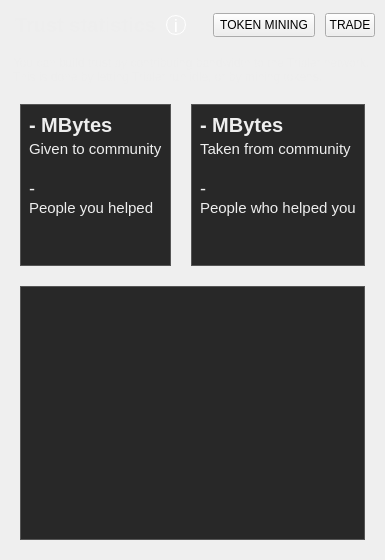
        <widget class="TrustPage" name="trust_page">
         <property name="styleSheet">
          <string notr="true">QLabel { color: #eee; }</string>
         </property>
         <layout class="QVBoxLayout" name="verticalLayout">
          <property name="spacing">
           <number>0</number>
          </property>
          <property name="leftMargin">
           <number>0</number>
          </property>
          <property name="topMargin">
           <number>0</number>
          </property>
          <property name="rightMargin">
           <number>0</number>
          </property>
          <property name="bottomMargin">
           <number>0</number>
          </property>
          <item>
           <widget class="QWidget" name="trust_statistics_header" native="true">
            <layout class="QHBoxLayout" name="horizontalLayout_13">
             <property name="spacing">
              <number>0</number>
             </property>
             <property name="leftMargin">
              <number>0</number>
             </property>
             <property name="topMargin">
              <number>0</number>
             </property>
             <property name="rightMargin">
              <number>0</number>
             </property>
             <property name="bottomMargin">
              <number>0</number>
             </property>
             <item>
              <widget class="QLabel" name="subscribed_channels_header_label">
               <property name="sizePolicy">
                <sizepolicy hsizetype="Preferred" vsizetype="Fixed">
                 <horstretch>0</horstretch>
                 <verstretch>0</verstretch>
                </sizepolicy>
               </property>
               <property name="minimumSize">
                <size>
                 <width>0</width>
                 <height>50</height>
                </size>
               </property>
               <property name="maximumSize">
                <size>
                 <width>16777215</width>
                 <height>50</height>
                </size>
               </property>
               <property name="styleSheet">
                <string notr="true">color: #eee;
                                            background-color: transparent;
                                            font-size: 20px;
                                            font-weight: bold;
                                            margin: 10px;
margin-right: 4px;
margin-top: 9px;</string>
               </property>
               <property name="text">
                <string>Trust statistics</string>
               </property>
              </widget>
             </item>
             <item>
              <widget class="QToolButton" name="trust_explain_button">
               <property name="minimumSize">
                <size>
                 <width>20</width>
                 <height>20</height>
                </size>
               </property>
               <property name="maximumSize">
                <size>
                 <width>20</width>
                 <height>20</height>
                </size>
               </property>
               <property name="font">
                <font>
                 <pointsize>14</pointsize>
                </font>
               </property>
               <property name="cursor">
                <cursorShape>PointingHandCursor</cursorShape>
               </property>
               <property name="styleSheet">
                <string notr="true">border: 1px solid white;
color: white;
border-radius: 10px;
</string>
               </property>
               <property name="text">
                <string>i</string>
               </property>
              </widget>
             </item>
             <item>
              <spacer name="horizontalSpacer_69">
               <property name="orientation">
                <enum>Qt::Horizontal</enum>
               </property>
               <property name="sizeType">
                <enum>QSizePolicy::Expanding</enum>
               </property>
               <property name="sizeHint" stdset="0">
                <size>
                 <width>10</width>
                 <height>20</height>
                </size>
               </property>
              </spacer>
             </item>
             <item>
              <widget class="EllipseButton" name="mine_button">
               <property name="minimumSize">
                <size>
                 <width>80</width>
                 <height>24</height>
                </size>
               </property>
               <property name="maximumSize">
                <size>
                 <width>150</width>
                 <height>24</height>
                </size>
               </property>
               <property name="cursor">
                <cursorShape>PointingHandCursor</cursorShape>
               </property>
               <property name="text">
                <string>TOKEN MINING</string>
               </property>
              </widget>
             </item>
             <item>
              <spacer name="horizontalSpacer_91">
               <property name="orientation">
                <enum>Qt::Horizontal</enum>
               </property>
               <property name="sizeType">
                <enum>QSizePolicy::Fixed</enum>
               </property>
               <property name="sizeHint" stdset="0">
                <size>
                 <width>10</width>
                 <height>20</height>
                </size>
               </property>
              </spacer>
             </item>
             <item>
              <widget class="EllipseButton" name="trade_button">
               <property name="minimumSize">
                <size>
                 <width>50</width>
                 <height>24</height>
                </size>
               </property>
               <property name="maximumSize">
                <size>
                 <width>50</width>
                 <height>24</height>
                </size>
               </property>
               <property name="cursor">
                <cursorShape>PointingHandCursor</cursorShape>
               </property>
               <property name="text">
                <string>TRADE</string>
               </property>
              </widget>
             </item>
             <item>
              <spacer name="horizontalSpacer_20">
               <property name="orientation">
                <enum>Qt::Horizontal</enum>
               </property>
               <property name="sizeType">
                <enum>QSizePolicy::Fixed</enum>
               </property>
               <property name="sizeHint" stdset="0">
                <size>
                 <width>10</width>
                 <height>20</height>
                </size>
               </property>
              </spacer>
             </item>
            </layout>
           </widget>
          </item>
          <item>
           <spacer name="verticalSpacer_16">
            <property name="orientation">
             <enum>Qt::Vertical</enum>
            </property>
            <property name="sizeType">
             <enum>QSizePolicy::Fixed</enum>
            </property>
            <property name="sizeHint" stdset="0">
             <size>
              <width>20</width>
              <height>6</height>
             </size>
            </property>
           </spacer>
          </item>
          <item>
           <widget class="QLabel" name="trust_explanation_label">
            <property name="styleSheet">
             <string notr="true">padding-left: 10px; padding-right: 10px;</string>
            </property>
            <property name="text">
             <string>You can build trust by contributing bandwidth to the Tribler network. This is done by letting Tribler run idle, or by mining tokens.</string>
            </property>
            <property name="wordWrap">
             <bool>true</bool>
            </property>
           </widget>
          </item>
          <item>
           <widget class="QWidget" name="trust_top_container" native="true">
            <property name="sizePolicy">
             <sizepolicy hsizetype="Preferred" vsizetype="Expanding">
              <horstretch>0</horstretch>
              <verstretch>0</verstretch>
             </sizepolicy>
            </property>
            <property name="styleSheet">
             <string notr="true"/>
            </property>
            <layout class="QHBoxLayout" name="horizontalLayout_39">
             <property name="spacing">
              <number>20</number>
             </property>
             <property name="leftMargin">
              <number>20</number>
             </property>
             <property name="topMargin">
              <number>20</number>
             </property>
             <property name="rightMargin">
              <number>20</number>
             </property>
             <property name="bottomMargin">
              <number>20</number>
             </property>
             <item>
              <widget class="QWidget" name="trust_general_stats_box" native="true">
               <property name="styleSheet">
                <string notr="true">QWidget { 
background-color: #282828; border: 1px solid #555;
}
QLabel {
border: none;
}</string>
               </property>
               <layout class="QVBoxLayout" name="verticalLayout_10">
                <property name="spacing">
                 <number>0</number>
                </property>
                <item>
                 <widget class="QLabel" name="trust_contribution_amount_label">
                  <property name="styleSheet">
                   <string notr="true">font-size: 20px; font-weight: bold;</string>
                  </property>
                  <property name="text">
                   <string>- MBytes</string>
                  </property>
                 </widget>
                </item>
                <item>
                 <spacer name="verticalSpacer_19">
                  <property name="orientation">
                   <enum>Qt::Vertical</enum>
                  </property>
                  <property name="sizeType">
                   <enum>QSizePolicy::Minimum</enum>
                  </property>
                  <property name="sizeHint" stdset="0">
                   <size>
                    <width>20</width>
                    <height>3</height>
                   </size>
                  </property>
                 </spacer>
                </item>
                <item>
                 <widget class="QLabel" name="label_48">
                  <property name="styleSheet">
                   <string notr="true">font-size: 15px;</string>
                  </property>
                  <property name="text">
                   <string>Given to community</string>
                  </property>
                 </widget>
                </item>
                <item>
                 <spacer name="verticalSpacer_18">
                  <property name="orientation">
                   <enum>Qt::Vertical</enum>
                  </property>
                  <property name="sizeType">
                   <enum>QSizePolicy::Minimum</enum>
                  </property>
                  <property name="sizeHint" stdset="0">
                   <size>
                    <width>20</width>
                    <height>20</height>
                   </size>
                  </property>
                 </spacer>
                </item>
                <item>
                 <widget class="QLabel" name="trust_people_helped_label">
                  <property name="styleSheet">
                   <string notr="true">font-size: 18px;</string>
                  </property>
                  <property name="text">
                   <string>-</string>
                  </property>
                 </widget>
                </item>
                <item>
                 <widget class="QLabel" name="label_49">
                  <property name="styleSheet">
                   <string notr="true">font-size: 15px;</string>
                  </property>
                  <property name="text">
                   <string>People you helped</string>
                  </property>
                 </widget>
                </item>
                <item>
                 <spacer name="verticalSpacer_15">
                  <property name="orientation">
                   <enum>Qt::Vertical</enum>
                  </property>
                  <property name="sizeHint" stdset="0">
                   <size>
                    <width>20</width>
                    <height>40</height>
                   </size>
                  </property>
                 </spacer>
                </item>
               </layout>
              </widget>
             </item>
             <item>
              <widget class="QWidget" name="trust_interactions_stats_box" native="true">
               <property name="styleSheet">
                <string notr="true">QWidget { 
background-color: #282828; border: 1px solid #555;
}
QLabel {
border: none;
}</string>
               </property>
               <layout class="QVBoxLayout" name="verticalLayout_12">
                <property name="spacing">
                 <number>0</number>
                </property>
                <item>
                 <widget class="QLabel" name="trust_consumption_amount_label">
                  <property name="styleSheet">
                   <string notr="true">font-size: 20px; font-weight: bold;</string>
                  </property>
                  <property name="text">
                   <string>- MBytes</string>
                  </property>
                 </widget>
                </item>
                <item>
                 <spacer name="verticalSpacer_21">
                  <property name="orientation">
                   <enum>Qt::Vertical</enum>
                  </property>
                  <property name="sizeType">
                   <enum>QSizePolicy::Fixed</enum>
                  </property>
                  <property name="sizeHint" stdset="0">
                   <size>
                    <width>20</width>
                    <height>3</height>
                   </size>
                  </property>
                 </spacer>
                </item>
                <item>
                 <widget class="QLabel" name="label_50">
                  <property name="styleSheet">
                   <string notr="true">font-size: 15px;</string>
                  </property>
                  <property name="text">
                   <string>Taken from community</string>
                  </property>
                 </widget>
                </item>
                <item>
                 <spacer name="verticalSpacer_20">
                  <property name="orientation">
                   <enum>Qt::Vertical</enum>
                  </property>
                  <property name="sizeType">
                   <enum>QSizePolicy::Fixed</enum>
                  </property>
                  <property name="sizeHint" stdset="0">
                   <size>
                    <width>20</width>
                    <height>20</height>
                   </size>
                  </property>
                 </spacer>
                </item>
                <item>
                 <widget class="QLabel" name="trust_people_helped_you_label">
                  <property name="styleSheet">
                   <string notr="true">font-size: 18px;</string>
                  </property>
                  <property name="text">
                   <string>-</string>
                  </property>
                 </widget>
                </item>
                <item>
                 <widget class="QLabel" name="label_52">
                  <property name="styleSheet">
                   <string notr="true">font-size: 15px;</string>
                  </property>
                  <property name="text">
                   <string>People who helped you</string>
                  </property>
                 </widget>
                </item>
                <item>
                 <spacer name="verticalSpacer_17">
                  <property name="orientation">
                   <enum>Qt::Vertical</enum>
                  </property>
                  <property name="sizeHint" stdset="0">
                   <size>
                    <width>20</width>
                    <height>40</height>
                   </size>
                  </property>
                 </spacer>
                </item>
               </layout>
              </widget>
             </item>
            </layout>
           </widget>
          </item>
          <item>
           <widget class="QWidget" name="widget_24" native="true">
            <property name="sizePolicy">
             <sizepolicy hsizetype="Preferred" vsizetype="Expanding">
              <horstretch>0</horstretch>
              <verstretch>0</verstretch>
             </sizepolicy>
            </property>
            <property name="styleSheet">
             <string notr="true"/>
            </property>
            <layout class="QHBoxLayout" name="horizontalLayout_37">
             <property name="spacing">
              <number>20</number>
             </property>
             <property name="leftMargin">
              <number>20</number>
             </property>
             <property name="topMargin">
              <number>0</number>
             </property>
             <property name="rightMargin">
              <number>20</number>
             </property>
             <property name="bottomMargin">
              <number>20</number>
             </property>
             <item>
              <widget class="QWidget" name="widget_10" native="true">
               <property name="styleSheet">
                <string notr="true">background-color: #282828; border: 1px solid #555;</string>
               </property>
               <layout class="QVBoxLayout" name="verticalLayout_13">
                <property name="spacing">
                 <number>0</number>
                </property>
                <property name="leftMargin">
                 <number>2</number>
                </property>
                <property name="topMargin">
                 <number>2</number>
                </property>
                <property name="rightMargin">
                 <number>2</number>
                </property>
                <property name="bottomMargin">
                 <number>2</number>
                </property>
                <item>
                 <widget class="QWidget" name="plot_widget" native="true">
                  <property name="minimumSize">
                   <size>
                    <width>0</width>
                    <height>250</height>
                   </size>
                  </property>
                  <property name="baseSize">
                   <size>
                    <width>0</width>
                    <height>250</height>
                   </size>
                  </property>
                  <property name="styleSheet">
                   <string notr="true">border: none;</string>
                  </property>
                  <layout class="QVBoxLayout" name="verticalLayout_14">
                   <property name="leftMargin">
                    <number>0</number>
                   </property>
                   <property name="topMargin">
                    <number>0</number>
                   </property>
                   <property name="rightMargin">
                    <number>0</number>
                   </property>
                   <property name="bottomMargin">
                    <number>0</number>
                   </property>
                  </layout>
                 </widget>
                </item>
               </layout>
              </widget>
             </item>
            </layout>
           </widget>
          </item>
         </layout>
        </widget>
